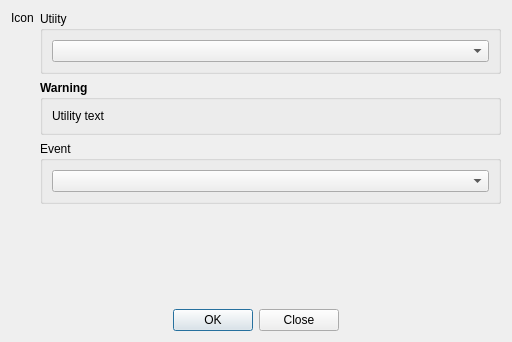
<?xml version="1.0" encoding="UTF-8"?>
<ui version="4.0">
 <class>EventToolDialog</class>
 <widget class="QDialog" name="EventToolDialog">
  <property name="geometry">
   <rect>
    <x>0</x>
    <y>0</y>
    <width>512</width>
    <height>342</height>
   </rect>
  </property>
  <property name="windowTitle">
   <string>Event tool</string>
  </property>
  <layout class="QVBoxLayout" name="verticalLayout_6">
   <item>
    <layout class="QHBoxLayout" name="horizontalLayout" stretch="0,1">
     <item>
      <layout class="QVBoxLayout" name="verticalLayout_4">
       <item>
        <widget class="QLabel" name="labelIcon">
         <property name="text">
          <string>Icon</string>
         </property>
        </widget>
       </item>
       <item>
        <spacer name="verticalSpacer_2">
         <property name="orientation">
          <enum>Qt::Orientation::Vertical</enum>
         </property>
         <property name="sizeHint" stdset="0">
          <size>
           <width>20</width>
           <height>40</height>
          </size>
         </property>
        </spacer>
       </item>
      </layout>
     </item>
     <item>
      <layout class="QVBoxLayout" name="verticalLayout_5">
       <item>
        <widget class="QGroupBox" name="groupBoxUtility">
         <property name="title">
          <string>Utiity</string>
         </property>
         <layout class="QVBoxLayout" name="verticalLayout_2">
          <item>
           <widget class="QComboBox" name="comboBoxUtility"/>
          </item>
         </layout>
        </widget>
       </item>
       <item>
        <widget class="QGroupBox" name="groupBoxWarning">
         <property name="font">
          <font>
           <bold>true</bold>
          </font>
         </property>
         <property name="title">
          <string>Warning</string>
         </property>
         <layout class="QVBoxLayout" name="verticalLayout">
          <item>
           <widget class="QLabel" name="labelWarning">
            <property name="font">
             <font>
              <bold>false</bold>
             </font>
            </property>
            <property name="text">
             <string>Utility text</string>
            </property>
            <property name="wordWrap">
             <bool>true</bool>
            </property>
           </widget>
          </item>
         </layout>
        </widget>
       </item>
       <item>
        <widget class="QGroupBox" name="groupBoxEvent">
         <property name="title">
          <string>Event</string>
         </property>
         <layout class="QVBoxLayout" name="verticalLayout_3">
          <item>
           <widget class="QComboBox" name="comboBoxEvent"/>
          </item>
         </layout>
        </widget>
       </item>
      </layout>
     </item>
    </layout>
   </item>
   <item>
    <spacer name="verticalSpacer">
     <property name="orientation">
      <enum>Qt::Orientation::Vertical</enum>
     </property>
     <property name="sizeHint" stdset="0">
      <size>
       <width>20</width>
       <height>32</height>
      </size>
     </property>
    </spacer>
   </item>
   <item>
    <widget class="QDialogButtonBox" name="buttonBox">
     <property name="orientation">
      <enum>Qt::Orientation::Horizontal</enum>
     </property>
     <property name="standardButtons">
      <set>QDialogButtonBox::StandardButton::Close|QDialogButtonBox::StandardButton::Ok</set>
     </property>
     <property name="centerButtons">
      <bool>true</bool>
     </property>
    </widget>
   </item>
  </layout>
 </widget>
 <tabstops>
  <tabstop>comboBoxEvent</tabstop>
 </tabstops>
 <resources/>
 <connections>
  <connection>
   <sender>buttonBox</sender>
   <signal>accepted()</signal>
   <receiver>EventToolDialog</receiver>
   <slot>accept()</slot>
   <hints>
    <hint type="sourcelabel">
     <x>248</x>
     <y>254</y>
    </hint>
    <hint type="destinationlabel">
     <x>157</x>
     <y>274</y>
    </hint>
   </hints>
  </connection>
  <connection>
   <sender>buttonBox</sender>
   <signal>rejected()</signal>
   <receiver>EventToolDialog</receiver>
   <slot>reject()</slot>
   <hints>
    <hint type="sourcelabel">
     <x>316</x>
     <y>260</y>
    </hint>
    <hint type="destinationlabel">
     <x>286</x>
     <y>274</y>
    </hint>
   </hints>
  </connection>
 </connections>
</ui>
